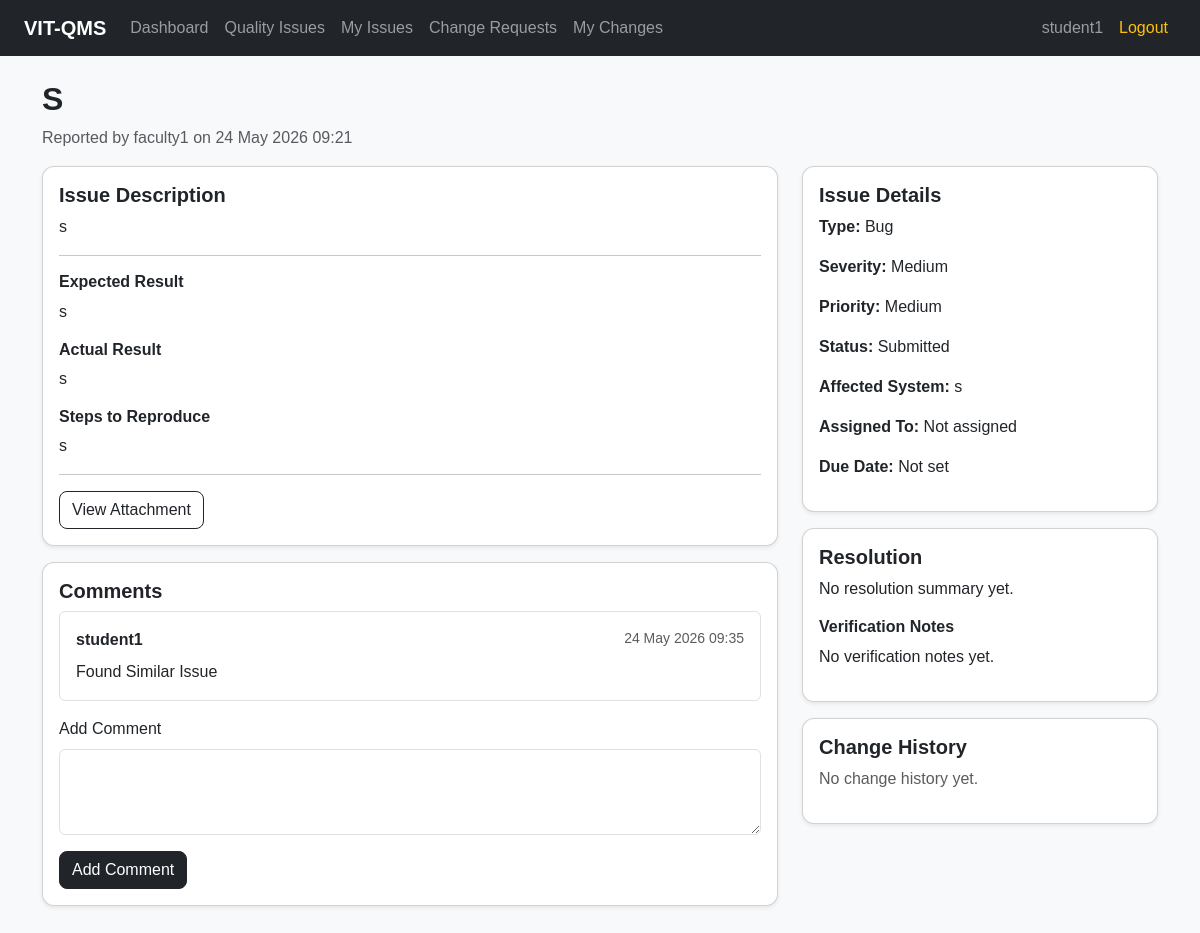
The page /quality/1/ (signed in) on the database its author committed.
### quality/models.py (models this page shows, shortened)
class QualityIssue(models.Model):
    TYPE_BUG = 'bug'
    TYPE_INCIDENT = 'incident'
    TYPE_SECURITY = 'security'
    TYPE_NON_CONFORMANCE = 'non_conformance'
    TYPE_DOCUMENTATION = 'documentation'
    TYPE_TESTING_DEFECT = 'testing_defect'
    ISSUE_TYPE_CHOICES = [
        (TYPE_BUG, 'Bug'),
        (TYPE_INCIDENT, 'Service Incident'),
        (TYPE_SECURITY, 'Security Vulnerability'),
        (TYPE_NON_CONFORMANCE, 'Non-Conformance'),
        (TYPE_DOCUMENTATION, 'Documentation Issue'),
        (TYPE_TESTING_DEFECT, 'Testing Defect'),
    ]
    SEVERITY_LOW = 'low'
    SEVERITY_MEDIUM = 'medium'
    SEVERITY_HIGH = 'high'
    SEVERITY_CRITICAL = 'critical'
    SEVERITY_CHOICES = [
        (SEVERITY_LOW, 'Low'),
        (SEVERITY_MEDIUM, 'Medium'),
        (SEVERITY_HIGH, 'High'),
        (SEVERITY_CRITICAL, 'Critical'),
    ]
    PRIORITY_LOW = 'low'
    PRIORITY_MEDIUM = 'medium'
    PRIORITY_HIGH = 'high'
    PRIORITY_URGENT = 'urgent'
    PRIORITY_CHOICES = [
        (PRIORITY_LOW, 'Low'),
        (PRIORITY_MEDIUM, 'Medium'),
        (PRIORITY_HIGH, 'High'),
        (PRIORITY_URGENT, 'Urgent'),
    ]
    STATUS_SUBMITTED = 'submitted'
    STATUS_UNDER_REVIEW = 'under_review'
    STATUS_ASSIGNED = 'assigned'
    STATUS_IN_PROGRESS = 'in_progress'
    STATUS_RESOLVED = 'resolved'
    STATUS_VERIFIED = 'verified'
    STATUS_CLOSED = 'closed'
    STATUS_REOPENED = 'reopened'
    STATUS_REJECTED = 'rejected'
    STATUS_CHOICES = [
        (STATUS_SUBMITTED, 'Submitted'),
        (STATUS_UNDER_REVIEW, 'Under Review'),
        (STATUS_ASSIGNED, 'Assigned'),
        (STATUS_IN_PROGRESS, 'In Progress'),
        (STATUS_RESOLVED, 'Resolved'),
        (STATUS_VERIFIED, 'Verified'),
        (STATUS_CLOSED, 'Closed'),
        (STATUS_REOPENED, 'Reopened'),
        (STATUS_REJECTED, 'Rejected'),
    ]
    title = models.CharField(max_length=200)
    description = models.TextField()
    issue_type = models.CharField(max_length=30, choices=ISSUE_TYPE_CHOICES)
    severity = models.CharField(
        max_length=20,
        choices=SEVERITY_CHOICES,
        default=SEVERITY_MEDIUM
    )
    priority = models.CharField(
        max_length=20,
        choices=PRIORITY_CHOICES,
        default=PRIORITY_MEDIUM
    )
    affected_system = models.CharField(max_length=150)
    expected_result = models.TextField(blank=True)
    actual_result = models.TextField(blank=True)
    steps_to_reproduce = models.TextField(blank=True)
    attachment = models.FileField(upload_to='issue_attachments/', blank=True, null=True)
    reported_by = models.ForeignKey(
        User,
        on_delete=models.CASCADE,
        related_name='reported_issues'
    )
    assigned_to = models.ForeignKey(
        User,
        on_delete=models.SET_NULL,
        related_name='assigned_issues',
        blank=True,
        null=True
    )
    status = models.CharField(
        max_length=30,
        choices=STATUS_CHOICES,
        default=STATUS_SUBMITTED
    )
    due_date = models.DateField(blank=True, null=True)
    resolution_summary = models.TextField(blank=True)
    verification_notes = models.TextField(blank=True)
    created_at = models.DateTimeField(auto_now_add=True)
    updated_at = models.DateTimeField(auto_now=True)
    resolved_at = models.DateTimeField(blank=True, null=True)
    closed_at = models.DateTimeField(blank=True, null=True)
    class Meta:
        ordering = ['-created_at']
    @property
    def is_overdue(self):
        if not self.due_date:
            return False
        return self.due_date < timezone.now().date() and self.status not in [
            self.STATUS_CLOSED,
            self.STATUS_RESOLVED,
            self.STATUS_VERIFIED,
        ]

class IssueComment(models.Model):
    issue = models.ForeignKey(
        QualityIssue,
        on_delete=models.CASCADE,
        related_name='comments'
    )
    author = models.ForeignKey(User, on_delete=models.CASCADE)
    comment = models.TextField()
    is_internal = models.BooleanField(default=False)
    created_at = models.DateTimeField(auto_now_add=True)
    class Meta:
        ordering = ['created_at']

### quality/views.py (the view)
# urls.py: path('<int:issue_id>/', views.issue_detail, name='issue_detail'),
@login_required
def issue_detail(request, issue_id):
    issue = get_object_or_404(
        QualityIssue.objects.select_related('reported_by', 'assigned_to'),
        id=issue_id
    )
    if can_view_internal_comments(request.user):
        comments = issue.comments.select_related('author')
    else:
        comments = issue.comments.filter(is_internal=False).select_related('author')
    history = issue.history.select_related('changed_by')
    if request.method == 'POST':
        comment_form = IssueCommentForm(request.POST)
        if comment_form.is_valid():
            comment = comment_form.save(commit=False)
            comment.issue = issue
            comment.author = request.user
            if comment.is_internal and not can_view_internal_comments(request.user):
                messages.error(request, 'You cannot create internal comments.')
                return redirect('quality:issue_detail', issue_id=issue.id)
            comment.save()
            messages.success(request, 'Comment added successfully.')
            return redirect('quality:issue_detail', issue_id=issue.id)
        messages.error(request, 'Comment cannot be empty.')
    else:
        comment_form = IssueCommentForm()
    context = {
        'issue': issue,
        'comments': comments,
        'history': history,
        'comment_form': comment_form,
        'can_edit': can_edit_issue(request.user, issue),
        'can_view_internal': can_view_internal_comments(request.user),
    }
    return render(request, 'quality/issue_detail.html', context)

### quality/forms.py
class IssueCommentForm(forms.ModelForm):
    class Meta:
        model = IssueComment
        fields = ['comment', 'is_internal']
        widgets = {
            'comment': forms.Textarea(attrs={'rows': 3}),
        }
    def __init__(self, *args, **kwargs):
        super().__init__(*args, **kwargs)
        self.fields['comment'].widget.attrs.update({'class': 'form-control'})
        self.fields['is_internal'].widget.attrs.update({'class': 'form-check-input'})

### quality/services.py (called while the page is built)
def can_edit_issue(user, issue):
    if not user.is_authenticated:
        return False
    user_role = getattr(user.profile, 'role', None)
    if user == issue.reported_by and issue.status in [
        issue.STATUS_SUBMITTED,
        issue.STATUS_REOPENED,
    ]:
        return True
    if user_role in ['qa_officer', 'developer', 'project_manager', 'admin']:
        return True
    return False

def can_view_internal_comments(user):
    if not user.is_authenticated:
        return False
    user_role = getattr(user.profile, 'role', None)
    return user_role in ['qa_officer', 'developer', 'project_manager', 'admin']

### templates/quality/issue_detail.html (shortened to what this page needs)
{% extends 'base.html' %}
{% block content %}
<div class="d-flex justify-content-between align-items-center mb-3">
    <div>
        <h2 class="fw-bold">{{ issue.title }}</h2>
        <p class="text-muted mb-0">
            Reported by {{ issue.reported_by.username }} on {{ issue.created_at|date:"d M Y H:i" }}
        </p>
    </div>
</div>
<div class="row">
    <div class="col-lg-8">
        <div class="card shadow-sm mb-3">
            <div class="card-body">
                <h5 class="fw-bold">Issue Description</h5>
                <p>{{ issue.description }}</p>
                <hr>
                <h6 class="fw-bold">Expected Result</h6>
                <p>{{ issue.expected_result|default:"Not provided" }}</p>
                <h6 class="fw-bold">Actual Result</h6>
                <p>{{ issue.actual_result|default:"Not provided" }}</p>
                <h6 class="fw-bold">Steps to Reproduce</h6>
                <p>{{ issue.steps_to_reproduce|linebreaksbr|default:"Not provided" }}</p>
                {% if issue.attachment %}
                    <hr>
                    <a href="{{ issue.attachment.url }}" class="btn btn-outline-dark">
                        View Attachment
                    </a>
                {% endif %}
            </div>
        </div>
        <div class="card shadow-sm mb-3">
            <div class="card-body">
                <h5 class="fw-bold">Comments</h5>
                {% for comment in comments %}
                    <div class="border rounded p-3 mb-2">
                        <div class="d-flex justify-content-between">
                            <strong>{{ comment.author.username }}</strong>
                            <small class="text-muted">
                                {{ comment.created_at|date:"d M Y H:i" }}
                            </small>
                        </div>
                        <p class="mb-0 mt-2">{{ comment.comment }}</p>
                    </div>
                {% empty %}
                    <p class="text-muted">No comments yet.</p>
                {% endfor %}
                <form method="post" class="mt-3">
                    <div class="mb-3">
                        <label class="form-label">Add Comment</label>
                        {{ comment_form.comment }}
                    </div>
                    <button type="submit" class="btn btn-dark">
                        Add Comment
                    </button>
                </form>
            </div>
        </div>
    </div>
    <div class="col-lg-4">
        <div class="card shadow-sm mb-3">
            <div class="card-body">
                <h5 class="fw-bold">Issue Details</h5>
                <p><strong>Type:</strong> {{ issue.get_issue_type_display }}</p>
                <p><strong>Severity:</strong> {{ issue.get_severity_display }}</p>
                <p><strong>Priority:</strong> {{ issue.get_priority_display }}</p>
                <p><strong>Status:</strong> {{ issue.get_status_display }}</p>
                <p><strong>Affected System:</strong> {{ issue.affected_system }}</p>
                <p>
                    <strong>Assigned To:</strong>
                    {% if issue.assigned_to %}
                        {{ issue.assigned_to.username }}
                    {% else %}
                        Not assigned
                    {% endif %}
                </p>
                <p>
                    <strong>Due Date:</strong>
                    {% if issue.due_date %}
                        {{ issue.due_date|date:"d M Y" }}
                    {% else %}
                        Not set
                    {% endif %}
                </p>
            </div>
        </div>
        <div class="card shadow-sm mb-3">
            <div class="card-body">
                <h5 class="fw-bold">Resolution</h5>
                <p>{{ issue.resolution_summary|default:"No resolution summary yet." }}</p>
                <h6 class="fw-bold">Verification Notes</h6>
                <p>{{ issue.verification_notes|default:"No verification notes yet." }}</p>
            </div>
        </div>
        <div class="card shadow-sm">
            <div class="card-body">
                <h5 class="fw-bold">Change History</h5>
                {% for item in history %}
                    <div class="border-start border-3 ps-2 mb-2">
                        <small class="text-muted">
                            {{ item.changed_at|date:"d M Y H:i" }}
                        </small>
                        <p class="mb-0">
                            <strong>{{ item.field_name }}</strong>
                            changed from
                            <em>{{ item.old_value }}</em>
                            to
                            <em>{{ item.new_value }}</em>
                        </p>
                        {% if item.changed_by %}
                            <small>By {{ item.changed_by.username }}</small>
                        {% endif %}
                    </div>
                {% empty %}
                    <p class="text-muted">No change history yet.</p>
                {% endfor %}
            </div>
        </div>
    </div>
</div>
{% endblock %}

### templates/base.html (shortened to what this page needs)
<!DOCTYPE html>
<html lang="en">
<head>
    <link href="https://cdn.jsdelivr.net/npm/bootstrap@5.3.3/dist/css/bootstrap.min.css" rel="stylesheet">
    <link rel="stylesheet" href="/static/css/style.css">
</head>
<body class="bg-light">
    <nav class="navbar navbar-expand-lg navbar-dark bg-dark">
        <div class="container-fluid px-4">
            <a class="navbar-brand fw-bold" href="{% url 'dashboard' %}">
                VIT-QMS
            </a>
            <div class="collapse navbar-collapse" id="navbarNav">
                {% if request.user.is_authenticated %}
                <ul class="navbar-nav me-auto">
                    <li class="nav-item">
                        <a href="{% url 'dashboard' %}" class="nav-link">
                            Dashboard
                        </a>
                    </li>
                    <li class="nav-item">
                        <a href="{% url 'quality:issue_list' %}" class="nav-link">
                            Quality Issues
                        </a>
                    </li>
                    <li class="nav-item">
                        <a href="{% url 'quality:my_issues' %}" class="nav-link">
                            My Issues
                        </a>
                    </li>
                    <li class="nav-item">
                        <a href="{% url 'changes:change_list' %}" class="nav-link">
                            Change Requests
                        </a>
                    </li>
                    <li class="nav-item">
                        <a href="{% url 'changes:my_changes' %}" class="nav-link">
                            My Changes
                        </a>
                    </li>
                </ul>
                <ul class="navbar-nav ms-auto">
                    <li class="nav-item">
                        <a href="{% url 'profile' %}" class="nav-link">
                            {{ request.user.username }}
                        </a>
                    </li>
                    <li class="nav-item">
                        <a href="{% url 'logout' %}" class="nav-link text-warning">
                            Logout
                        </a>
                    </li>
                </ul>
                {% endif %}
            </div>
        </div>
    </nav>
    <main class="container py-4">
        {% block content %}
        {% endblock %}
    </main>
</body>
</html>

### static/css/style.css (style rules this page uses)
body { font-family: Arial, sans-serif; }
.card { border-radius: 12px; }
.btn { border-radius: 8px; }

### rows shown on the page
QualityIssue: title "S", reported_by.username "faculty1", created_at "24 May 2026 09:21", description "s", expected_result "s", actual_result "s", steps_to_reproduce "s", issue_type "Bug", severity "Medium", priority "Medium", status "Submitted", affected_system "s", resolution_summary "No resolution summary yet.", verification_notes "No verification notes yet."
IssueComment: author.username "student1", created_at "24 May 2026 09:35", comment "Found Similar Issue"

### other values the page prints
{{ request.user.username }} "student1"
